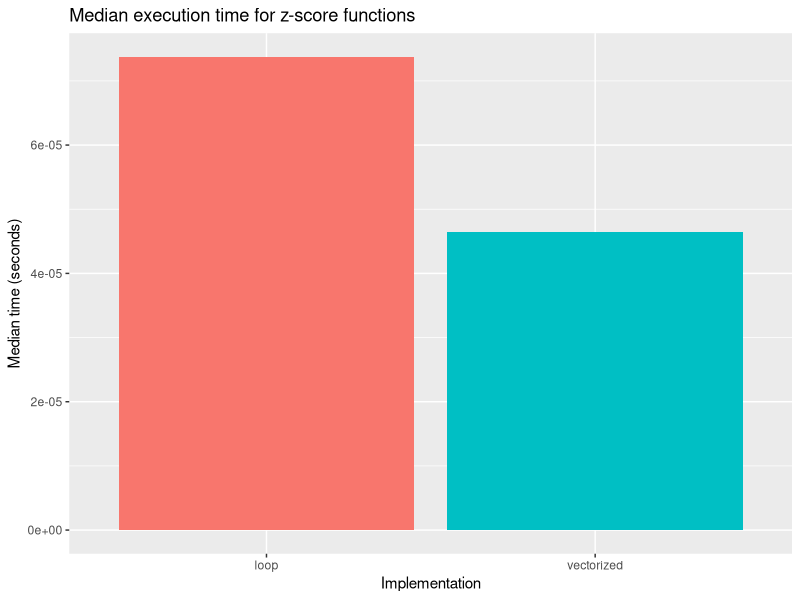
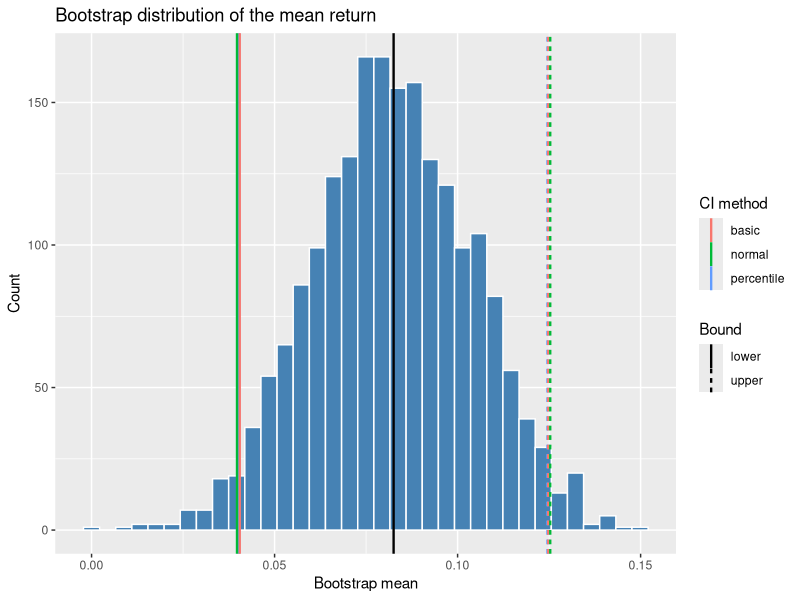
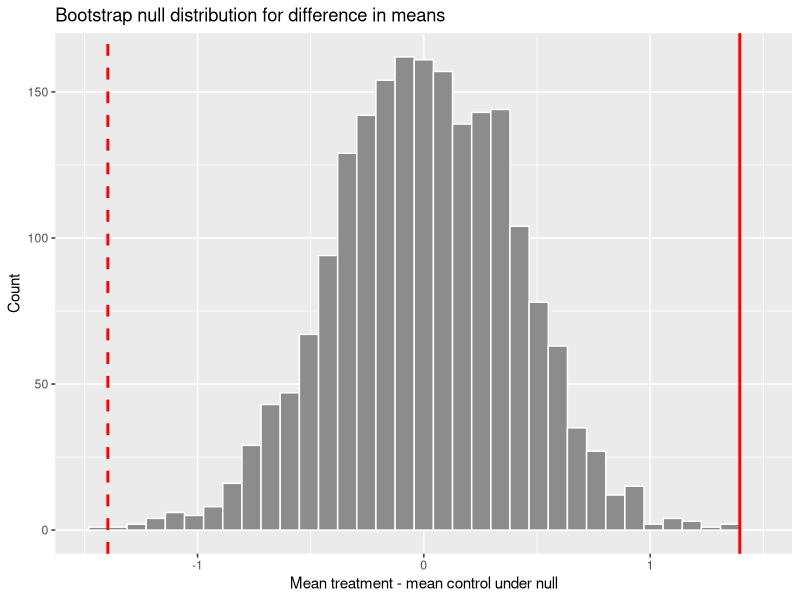

These figures' R source, in order:
## ---- chunk 1
#| label: setup
library(tidyverse)
library(bench)
library(palmerpenguins)
library(purrr)
## ---- chunk 2
vectorized_zscore <- function(x) {
  (x - mean(x, na.rm = TRUE)) / sd(x, na.rm = TRUE)
}

loop_zscore <- function(x) {
  x_mean <- mean(x, na.rm = TRUE)
  x_sd <- sd(x, na.rm = TRUE)
  z <- numeric(length(x))

  for (i in seq_along(x)) {
    z[i] <- (x[i] - x_mean) / x_sd
  }

  z
}

iris_x <- iris$Sepal.Length
head(tibble(
  original = iris_x,
  vectorized = vectorized_zscore(iris_x),
  loop = loop_zscore(iris_x)
))

all.equal(vectorized_zscore(iris_x), loop_zscore(iris_x))
## ---- chunk 3
zscore_bench <- bench::mark(
  vectorized = vectorized_zscore(iris_x),
  loop = loop_zscore(iris_x),
  iterations = 50,
  check = TRUE
)

zscore_bench |> select(expression, median, `itr/sec`, mem_alloc)

zscore_bench |>
  mutate(
    implementation = as.character(expression),
    median_seconds = as.numeric(median)
  ) |>
  ggplot(aes(x = implementation, y = median_seconds, fill = implementation)) +
  geom_col(show.legend = FALSE) +
  labs(
    title = "Median execution time for z-score functions",
    x = "Implementation",
    y = "Median time (seconds)"
  )
## ---- chunk 4
chick_growth <- ChickWeight |>
  arrange(Chick, Time) |>
  group_by(Chick) |>
  mutate(
    first_weight = first(weight),
    last_weight = last(weight),
    Growth.Rate = (weight - lag(weight)) / (Time - lag(Time)),
    Weight.Gain.Percent = (last_weight - first_weight) / first_weight * 100
  ) |>
  ungroup()

chick_growth |>
  group_by(Diet) |>
  summarize(
    average_growth_rate = mean(Growth.Rate, na.rm = TRUE),
    mean_maximum_weight = mean(tapply(weight, Chick, max)[as.character(unique(Chick))]),
    mean_weight_gain_percent = mean(Weight.Gain.Percent),
    .groups = "drop"
  )
## ---- chunk 5
penguin_by_species <- split(penguins, penguins$species)

penguin_by_species <- lapply(penguin_by_species, function(df) {
  attr(df, "sample_size") <- nrow(df)
  df
})

map_int(penguin_by_species, ~ attr(.x, "sample_size"))
## ---- chunk 6
numeric_means_lapply <- lapply(penguin_by_species, function(df) {
  numeric_cols <- df |> select(where(is.numeric))
  lapply(numeric_cols, mean, na.rm = TRUE)
})

numeric_means_lapply

numeric_means_map <- penguin_by_species |>
  map(function(df) {
    df |>
      select(where(is.numeric)) |>
      map_dbl(mean, na.rm = TRUE)
  })

numeric_means_map
## ---- chunk 7
tapply(penguins$body_mass_g, penguins$species, mean, na.rm = TRUE)

tapply(
  penguins$body_mass_g,
  list(species = penguins$species, sex = penguins$sex),
  mean,
  na.rm = TRUE
)
## ---- chunk 8
x <- c(1, 2, 3, 4)
y <- x

before <- tibble(object = c("x", "y"), value = c(paste(x, collapse = ", "), paste(y, collapse = ", ")))
y[1] <- 99
after <- tibble(object = c("x", "y"), value = c(paste(x, collapse = ", "), paste(y, collapse = ", ")))

list(before = before, after = after)
## ---- chunk 9
growing_time <- system.time({
  result_growing <- numeric(0)
  for (i in 1:10000) {
    result_growing <- c(result_growing, i^2)
  }
})

preallocated_time <- system.time({
  result_preallocated <- numeric(10000)
  for (i in 1:10000) {
    result_preallocated[i] <- i^2
  }
})

rbind(growing_vector = growing_time, preallocated = preallocated_time)
all.equal(result_growing, result_preallocated)
## ---- chunk 10
A <- matrix(c(4, 2, 1, 5), nrow = 2)
B <- matrix(c(3, 1, 0, 2), nrow = 2)
C <- matrix(c(1, 3, 5, 2, 4, 6), nrow = 2)
## ---- chunk 11
A_plus_B <- A + B
A_elementwise_B <- A * B
A_matrix_B <- A %*% B
tA_matrix_C <- t(A) %*% C
A_inverse <- solve(A)

list(
  A_plus_B = A_plus_B,
  A_elementwise_B = A_elementwise_B,
  A_matrix_B = A_matrix_B,
  tA_matrix_C = tA_matrix_C,
  A_inverse = A_inverse
)
## ---- chunk 12
is_symmetric <- function(mat, tol = .Machine$double.eps^0.5) {
  if (!is.matrix(mat)) {
    stop("Input must be a matrix.")
  }
  if (nrow(mat) != ncol(mat)) {
    stop("Input matrix must be square.")
  }
  isTRUE(all.equal(mat, t(mat), tolerance = tol))
}

tibble(
  matrix = c("A", "B", "t(A) %*% A"),
  symmetric = c(is_symmetric(A), is_symmetric(B), is_symmetric(t(A) %*% A))
)
## ---- chunk 13
M <- matrix(c(4, 2, 2, 3), nrow = 2)
## ---- chunk 14
M_eigen <- eigen(M)
M_eigen
## ---- chunk 15
eigen_checks <- map(seq_along(M_eigen$values), function(i) {
  lambda <- M_eigen$values[i]
  x_vec <- M_eigen$vectors[, i]

  tibble(
    eigenpair = i,
    left_side = list(M %*% x_vec),
    right_side = list(lambda * x_vec),
    matches = isTRUE(all.equal(as.vector(M %*% x_vec), as.vector(lambda * x_vec)))
  )
})

bind_rows(eigen_checks)
## ---- chunk 16
P <- M_eigen$vectors
D <- diag(M_eigen$values)
M_reconstructed <- P %*% D %*% solve(P)

M_reconstructed
all.equal(M, M_reconstructed)
## ---- chunk 17
X <- matrix(c(3, 2, 2, 2, 3, -2, 2, -2, 3), nrow = 3)

X_svd <- svd(X)
X_svd

X_rank1 <- X_svd$d[1] * X_svd$u[, 1, drop = FALSE] %*% t(X_svd$v[, 1, drop = FALSE])
frobenius_norm <- norm(X - X_rank1, type = "F")

X_rank1
frobenius_norm
## ---- chunk 18
set.seed(228)
n <- 100
x <- runif(n, -5, 5)
y <- 3 + 2 * x + rnorm(n, sd = 1)

design_matrix <- cbind(intercept = 1, x = x)
qr_fit <- qr(design_matrix)
beta_qr <- qr.coef(qr_fit, y)
beta_lm <- coef(lm(y ~ x))

tibble(
  method = c("QR", "lm"),
  intercept = c(beta_qr[1], beta_lm[1]),
  slope = c(beta_qr[2], beta_lm[2])
)
## ---- chunk 19
rosenbrock <- function(x) {
  (1 - x[1])^2 + 100 * (x[2] - x[1]^2)^2
}
## ---- chunk 20
rosenbrock_grad <- function(x) {
  c(
    -2 * (1 - x[1]) - 400 * x[1] * (x[2] - x[1]^2),
    200 * (x[2] - x[1]^2)
  )
}
## ---- chunk 21
gradient_descent <- function(init, grad_fn, learning_rate = 0.001,
                             max_iter = 10000, tol = 1e-6,
                             fn = rosenbrock) {
  x_current <- init

  for (iter in seq_len(max_iter)) {
    grad <- grad_fn(x_current)
    grad_norm <- sqrt(sum(grad^2))

    if (grad_norm < tol) {
      return(list(solution = x_current, value = fn(x_current), iterations = iter - 1))
    }

    x_current <- x_current - learning_rate * grad
  }

  list(solution = x_current, value = fn(x_current), iterations = max_iter)
}
## ---- chunk 22
gd_result <- gradient_descent(
  init = c(-1.2, 1.0),
  grad_fn = rosenbrock_grad,
  learning_rate = 0.001,
  max_iter = 10000,
  tol = 1e-6
)

gd_result
## ---- chunk 23
bfgs_result <- optim(
  par = c(-1.2, 1.0),
  fn = rosenbrock,
  gr = rosenbrock_grad,
  method = "BFGS"
)

bfgs_result
## ---- chunk 24
nelder_mead_result <- optim(
  par = c(-1.2, 1.0),
  fn = rosenbrock,
  method = "Nelder-Mead"
)

optimization_comparison <- tibble(
  method = c("Gradient descent", "BFGS", "Nelder-Mead"),
  x1 = c(gd_result$solution[1], bfgs_result$par[1], nelder_mead_result$par[1]),
  x2 = c(gd_result$solution[2], bfgs_result$par[2], nelder_mead_result$par[2]),
  function_value = c(gd_result$value, bfgs_result$value, nelder_mead_result$value),
  reported_iterations = c(gd_result$iterations, bfgs_result$counts["gradient"], NA),
  function_evaluations = c(NA, bfgs_result$counts["function"], nelder_mead_result$counts["function"])
)

optimization_comparison
## ---- chunk 25
run_simulation <- function(n_samples, n_reps, dist_type) {
  map_dfr(seq_len(n_reps), function(rep_id) {
    sample_values <- switch(
      dist_type,
      normal = rnorm(n_samples, mean = 0, sd = 1),
      t3 = rt(n_samples, df = 3),
      contaminated = if_else(
        runif(n_samples) < 0.9,
        rnorm(n_samples, mean = 0, sd = 1),
        rnorm(n_samples, mean = 0, sd = 10)
      ),
      stop("Unknown distribution type.")
    )

    tibble(
      replication = rep_id,
      distribution = dist_type,
      mean = mean(sample_values),
      median = median(sample_values),
      trimmed_mean = mean(sample_values, trim = 0.1)
    )
  })
}
## ---- chunk 26
set.seed(228)
simulation_results <- bind_rows(
  run_simulation(30, 1000, "normal"),
  run_simulation(30, 1000, "t3"),
  run_simulation(30, 1000, "contaminated")
)

simulation_summary <- simulation_results |>
  pivot_longer(
    cols = c(mean, median, trimmed_mean),
    names_to = "estimator",
    values_to = "estimate"
  ) |>
  group_by(distribution, estimator) |>
  summarize(
    bias = mean(estimate),
    variance = var(estimate),
    mse = mean(estimate^2),
    .groups = "drop"
  )

simulation_summary
## ---- chunk 27
simulation_summary |>
  arrange(distribution, mse)
## ---- chunk 28
set.seed(42)
returns <- rnorm(50, mean = 0.08, sd = 0.12)
returns <- returns + rexp(50, rate = 20) - 0.05

bootstrap_mean <- function(x, B = 2000, conf = 0.95) {
  theta_hat <- mean(x)
  n <- length(x)
  boot_means <- replicate(B, mean(sample(x, size = n, replace = TRUE)))
  alpha <- 1 - conf
  se <- sd(boot_means)

  percentile <- quantile(boot_means, probs = c(alpha / 2, 1 - alpha / 2), names = FALSE)
  basic <- 2 * theta_hat - rev(percentile)
  normal <- theta_hat + qnorm(c(alpha / 2, 1 - alpha / 2)) * se

  list(
    estimate = theta_hat,
    se = se,
    boot_means = boot_means,
    intervals = tibble(
      method = c("percentile", "basic", "normal"),
      lower = c(percentile[1], basic[1], normal[1]),
      upper = c(percentile[2], basic[2], normal[2])
    )
  )
}

set.seed(228)
boot_returns <- bootstrap_mean(returns, B = 2000)
boot_returns$estimate
boot_returns$se
boot_returns$intervals
## ---- chunk 29
boot_plot_data <- tibble(boot_mean = boot_returns$boot_means)
ci_lines <- boot_returns$intervals |>
  pivot_longer(cols = c(lower, upper), names_to = "bound", values_to = "value")

ggplot(boot_plot_data, aes(x = boot_mean)) +
  geom_histogram(bins = 35, color = "white", fill = "steelblue") +
  geom_vline(data = ci_lines, aes(xintercept = value, color = method, linetype = bound), linewidth = 0.8) +
  geom_vline(xintercept = boot_returns$estimate, color = "black", linewidth = 0.8) +
  labs(
    title = "Bootstrap distribution of the mean return",
    x = "Bootstrap mean",
    y = "Count",
    color = "CI method",
    linetype = "Bound"
  )
## ---- chunk 30
set.seed(123)
control <- rnorm(40, mean = 10, sd = 2)
treatment <- rnorm(40, mean = 11.5, sd = 2)

bootstrap_ttest <- function(control, treatment, B = 2000) {
  observed_diff <- mean(treatment) - mean(control)
  pooled_mean <- mean(c(control, treatment))

  control_null <- control - mean(control) + pooled_mean
  treatment_null <- treatment - mean(treatment) + pooled_mean

  boot_diffs <- replicate(B, {
    boot_control <- sample(control_null, length(control_null), replace = TRUE)
    boot_treatment <- sample(treatment_null, length(treatment_null), replace = TRUE)
    mean(boot_treatment) - mean(boot_control)
  })

  list(
    observed_diff = observed_diff,
    boot_diffs = boot_diffs,
    p_value = mean(abs(boot_diffs) >= abs(observed_diff))
  )
}

set.seed(228)
boot_test <- bootstrap_ttest(control, treatment, B = 2000)
boot_test$observed_diff
boot_test$p_value

ggplot(tibble(diff = boot_test$boot_diffs), aes(x = diff)) +
  geom_histogram(bins = 35, color = "white", fill = "gray55") +
  geom_vline(xintercept = boot_test$observed_diff, color = "red", linewidth = 1) +
  geom_vline(xintercept = -boot_test$observed_diff, color = "red", linewidth = 1, linetype = "dashed") +
  labs(
    title = "Bootstrap null distribution for difference in means",
    x = "Mean treatment - mean control under null",
    y = "Count"
  )
## ---- chunk 31
t_test_result <- t.test(treatment, control)

tibble(
  method = c("Bootstrap", "Welch t-test"),
  observed_difference = c(boot_test$observed_diff, diff(rev(t_test_result$estimate))),
  p_value = c(boot_test$p_value, t_test_result$p.value)
)
